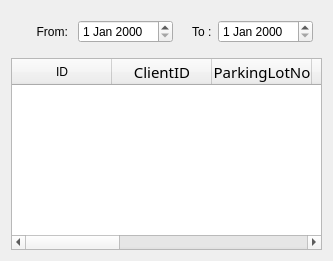
             <widget class="QWidget" name="tab_7">
              <attribute name="title">
               <string>Record</string>
              </attribute>
              <layout class="QVBoxLayout" name="verticalLayout_6">
               <item>
                <widget class="QWidget" name="widget_4" native="true">
                 <property name="minimumSize">
                  <size>
                   <width>0</width>
                   <height>20</height>
                  </size>
                 </property>
                 <property name="maximumSize">
                  <size>
                   <width>16777215</width>
                   <height>16777215</height>
                  </size>
                 </property>
                 <layout class="QHBoxLayout" name="horizontalLayout_9">
                  <item>
                   <widget class="QLabel" name="label_4">
                    <property name="maximumSize">
                     <size>
                      <width>80</width>
                      <height>16777215</height>
                     </size>
                    </property>
                    <property name="text">
                     <string>     From: </string>
                    </property>
                   </widget>
                  </item>
                  <item>
                   <widget class="QDateEdit" name="dateEdit_2"/>
                  </item>
                  <item>
                   <widget class="QLabel" name="label_8">
                    <property name="maximumSize">
                     <size>
                      <width>80</width>
                      <height>16777215</height>
                     </size>
                    </property>
                    <property name="text">
                     <string>    To :</string>
                    </property>
                   </widget>
                  </item>
                  <item>
                   <widget class="QDateEdit" name="dateEdit"/>
                  </item>
                 </layout>
                </widget>
               </item>
               <item>
                <widget class="QTableWidget" name="parking_record">
                 <column>
                  <property name="text">
                   <string>ID</string>
                  </property>
                 </column>
                 <column>
                  <property name="text">
                   <string>ClientID</string>
                  </property>
                  <property name="font">
                   <font>
                    <family>Segoe UI Light</family>
                    <pointsize>11</pointsize>
                   </font>
                  </property>
                 </column>
                 <column>
                  <property name="text">
                   <string>ParkingLotNo</string>
                  </property>
                  <property name="font">
                   <font>
                    <family>Segoe UI Light</family>
                    <pointsize>11</pointsize>
                   </font>
                  </property>
                 </column>
                 <column>
                  <property name="text">
                   <string>Time-in</string>
                  </property>
                  <property name="font">
                   <font>
                    <family>Segoe UI Light</family>
                    <pointsize>11</pointsize>
                   </font>
                  </property>
                 </column>
                 <column>
                  <property name="text">
                   <string>Time-out</string>
                  </property>
                  <property name="font">
                   <font>
                    <family>Segoe UI Light</family>
                    <pointsize>11</pointsize>
                   </font>
                  </property>
                 </column>
                 <column>
                  <property name="text">
                   <string>Rate / hr</string>
                  </property>
                  <property name="font">
                   <font>
                    <family>Segoe UI Light</family>
                    <pointsize>11</pointsize>
                   </font>
                  </property>
                 </column>
                 <column>
                  <property name="text">
                   <string>Balance</string>
                  </property>
                  <property name="font">
                   <font>
                    <family>Segoe UI Light</family>
                    <pointsize>11</pointsize>
                   </font>
                  </property>
                 </column>
                 <column>
                  <property name="text">
                   <string>Overdue</string>
                  </property>
                  <property name="font">
                   <font>
                    <family>Segoe UI Light</family>
                    <pointsize>11</pointsize>
                   </font>
                  </property>
                 </column>
                 <column>
                  <property name="text">
                   <string>Total</string>
                  </property>
                  <property name="font">
                   <font>
                    <family>Segoe UI Light</family>
                    <pointsize>11</pointsize>
                   </font>
                  </property>
                 </column>
                </widget>
               </item>
              </layout>
             </widget>
